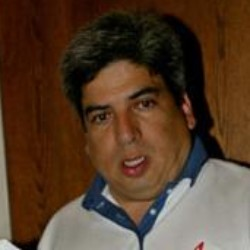
#> input picture Tugas Pengolahan Citra02/Foto1.jpg, 250 x 250 px
$ python BooleanOR.PY
#> lines starting #> are read from the running program, lines starting #| are printed output that depends on the picture
import cv2
import numpy as np

# load dua gambar dengan ukuran yang sama
img1 = cv2.imread('Foto1.jpg')
#> img1 is the input picture: shape (250, 250, 3); mean B, G, R 42, 60.7, 84.8
img2 = cv2.imread('Foto2.jpg')
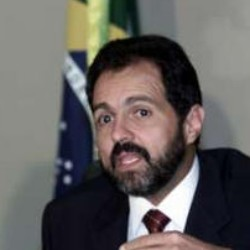
#> input picture Tugas Pengolahan Citra02/Foto2.jpg, 250 x 250 px
#> img2 is the input picture: shape (250, 250, 3); mean B, G, R 93.5, 95.2, 99.1

# resize gambar agar memiliki ukuran yang sama
img1 = cv2.resize(img1, (img2.shape[1], img2.shape[0]))

# operasi bitwise OR pada gambar
result = cv2.bitwise_or(img1, img2)
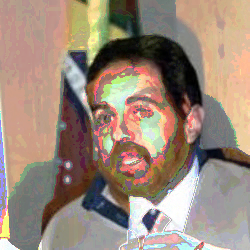
#> result: shape (250, 250, 3); mean B, G, R 121.8, 136.3, 155.3

# tampilkan hasil
cv2.imshow('Result', result)
cv2.waitKey(0)
cv2.destroyAllWindows()
